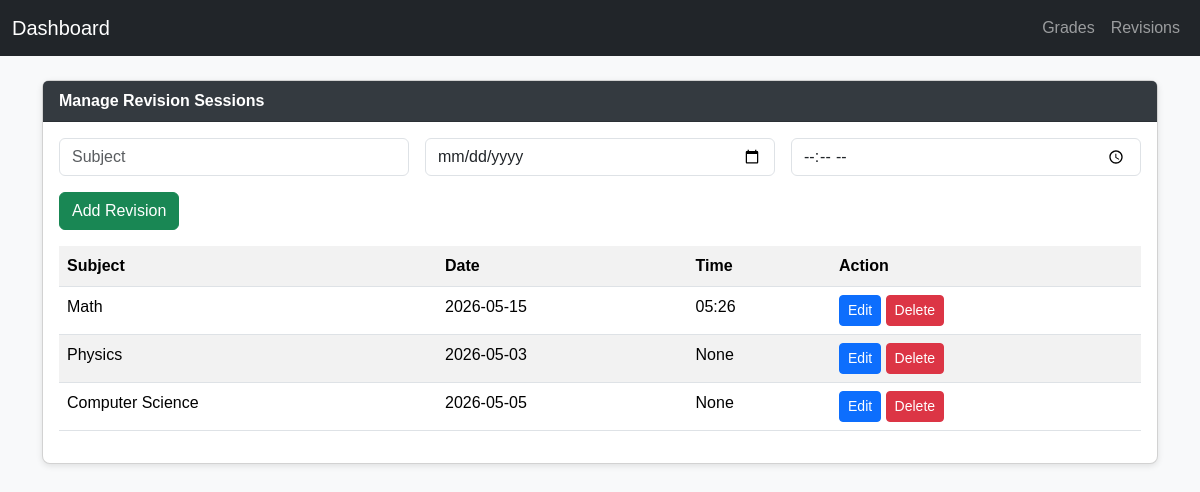
Page /revisions on the committed database.
### tables this page shows
CREATE TABLE revisions (
    id INTEGER PRIMARY KEY AUTOINCREMENT,
    subject TEXT NOT NULL,
    date TEXT NOT NULL
, time TEXT);

### app.py (the view)
@app.route("/revisions")
def revisions():
    conn = get_db()
    revisions = conn.execute("SELECT * FROM revisions").fetchall()
    conn.close()
    return render_template("revisions.html", revisions=revisions)

### app.py (called while the page is built)
def get_db():
    conn = sqlite3.connect("data.db")
    conn.row_factory = sqlite3.Row
    return conn

### templates/revisions.html (shortened to what this page needs)
{% extends "base.html" %}
{% block content %}
<div class="card">
    <div class="card-header">Manage Revision Sessions</div>
    <div class="card-body">
        <form method="POST" action="{{ url_for('add_revision') }}" class="row g-3 mb-3">
            <div class="col-md-4 col-sm-12">
                <input type="text" name="subject" class="form-control" placeholder="Subject" required>
            </div>
            <div class="col-md-4 col-sm-12">
                <input type="date" name="date" class="form-control" required>
            </div>
            <div class="col-md-4 col-sm-12">
                <input type="time" name="time" class="form-control" required>
            </div>
            <div class="col-12">
                <button type="submit" class="btn btn-success">Add Revision</button>
            </div>
        </form>
        <table class="table table-striped">
            <tr><th>Subject</th><th>Date</th><th>Time</th><th>Action</th></tr>
            {% for r in revisions %}
            <tr>
                <td>{{ r['subject'] }}</td>
                <td>{{ r['date'] }}</td>
                <td>{{ r['time'] }}</td>
                <td>
                    <a href="{{ url_for('edit_revision', id=r['id']) }}" class="btn btn-primary btn-sm">Edit</a>
                    <a href="{{ url_for('delete_revision', id=r['id']) }}" class="btn btn-danger btn-sm"
                       onclick="return confirm('Delete this revision?')">Delete</a>
                </td>
            </tr>
            {% endfor %}
        </table>
    </div>
</div>
{% endblock %}

### static/style.css (style rules this page uses)
body { background-color: #f8f9fa; font-family: Arial, sans-serif; }
.card { margin-bottom: 20px; border-radius: 8px; box-shadow: 0 2px 6px rgba(0,0,0,0.1); }
.card-header { font-weight: bold; background-color: #343a40; color: white; }
.table { width: 100%; margin-bottom: 1rem; background-color: white; }

### rows in the picture
revisions: subject "Math", date "2026-05-15", time "05:26"
revisions: subject "Physics", date "2026-05-03", time "None"
revisions: subject "Computer Science", date "2026-05-05", time "None"
